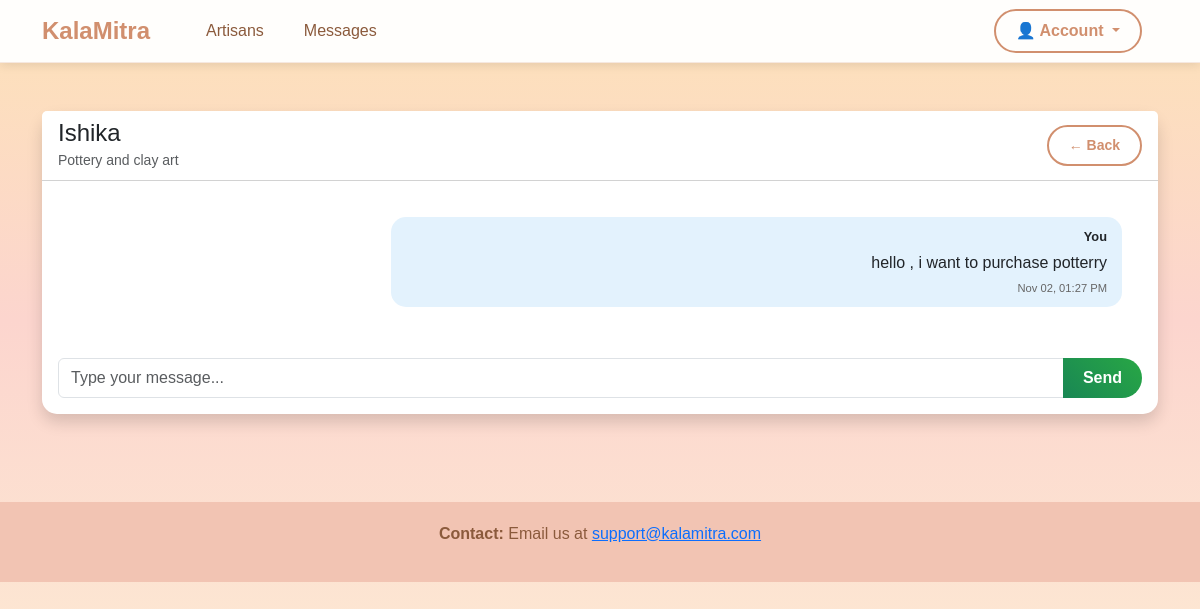
Page /chat/1 (signed in) on the earlier database version.
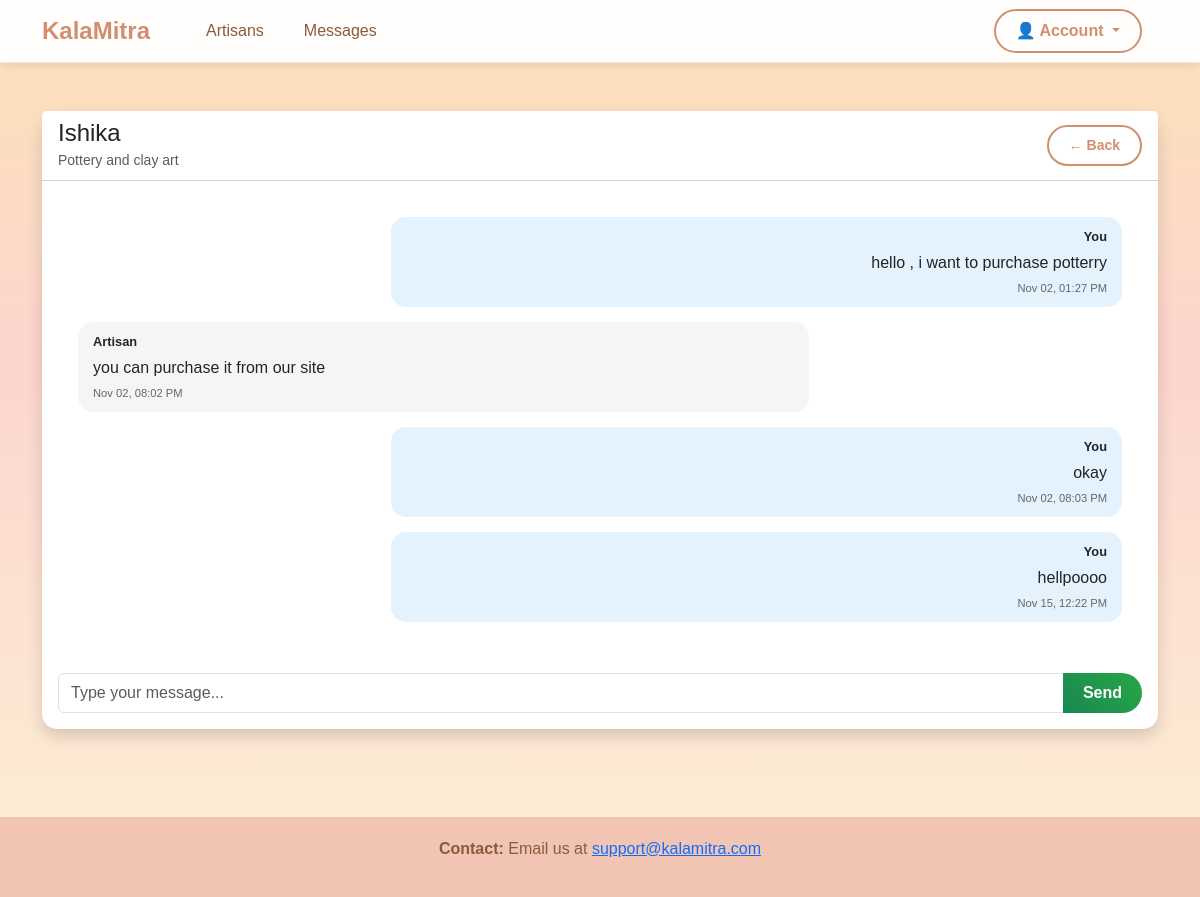
Same page on the later database version.
### models.py (models this page shows, shortened)
class Message(db.Model):
    __tablename__ = 'messages'
    id = db.Column(db.Integer, primary_key=True)
    chat_id = db.Column(db.Integer, db.ForeignKey('chats.id'), nullable=False)
    sender_id = db.Column(db.Integer, nullable=False)
    sender_type = db.Column(db.String(20), nullable=False)  # 'user' or 'artisan'
    content = db.Column(db.Text, nullable=False)
    timestamp = db.Column(db.DateTime, default=get_ist_time)

### app.py (the view)
@app.route('/chat/<int:chat_id>')
def chat_view(chat_id):
    if 'user_id' not in session:
        flash('Please login first!', 'error')
        return redirect(url_for('login'))
    chat = Chat.query.get_or_404(chat_id)
    if session.get('user_type') == 'user' and chat.user_id != session['user_id']:
        flash('Unauthorized!', 'error')
        return redirect(url_for('chat_list'))
    elif session.get('user_type') == 'artisan' and chat.artisan_id != session['user_id']:
        flash('Unauthorized!', 'error')
        return redirect(url_for('chat_list'))
    messages = Message.query.filter_by(chat_id=chat_id).order_by(Message.timestamp).all()
    return render_template('chat_view.html', chat=chat, messages=messages)

### templates/chat_view.html (shortened to what this page needs)
{% extends "base.html" %}
{% block content %}
<div class="container main-content">
    <div class="card shadow">
        <div class="card-header bg-white">
            <div class="d-flex justify-content-between align-items-center">
                <div>
                    {% if session.user_type == 'user' %}
                        <h4 class="mb-0">{{ chat.artisan.name }}</h4>
                        <small class="text-muted">{{ chat.artisan.craft_type }}</small>
                    {% else %}
                        <h4 class="mb-0">{{ chat.user.name }}</h4>
                        <small class="text-muted">User</small>
                    {% endif %}
                </div>
                <a href="{{ url_for('chat_list') }}" class="btn btn-outline-primary-custom btn-sm">← Back</a>
            </div>
        </div>
        <div class="card-body">
            <div class="chat-container mb-3">
                {% for message in messages %}
                <div class="message {% if message.sender_type == session.user_type %}message-user{% else %}message-artisan{% endif %}">
                    <div class="message-sender">
                        {% if message.sender_type == 'user' %}
                            {% if message.sender_type == session.user_type %}You{% else %}User{% endif %}
                        {% else %}
                            {% if message.sender_type == session.user_type %}You{% else %}Artisan{% endif %}
                        {% endif %}
                    </div>
                    <div>{{ message.content }}</div>
                    <div class="message-time">{{ message.timestamp.strftime('%b %d, %I:%M %p') }}</div>
                </div>
                {% endfor %}
            </div>
            <form method="POST" action="{{ url_for('send_message', chat_id=chat.id) }}">
                <div class="input-group">
                    <input type="text" class="form-control" name="message"
                           placeholder="Type your message..." required>
                    <button type="submit" class="btn btn-create">Send</button>
                </div>
            </form>
        </div>
    </div>
</div>
{% endblock %}

Differences in the rows shown:
added Message: sender_type "Artisan", content "you can purchase it from our site", timestamp "Nov 02, 08:02 PM"
added Message: sender_type "You", content "okay", timestamp "Nov 02, 08:03 PM"
added Message: sender_type "You", content "hellpoooo", timestamp "Nov 15, 12:22 PM"
